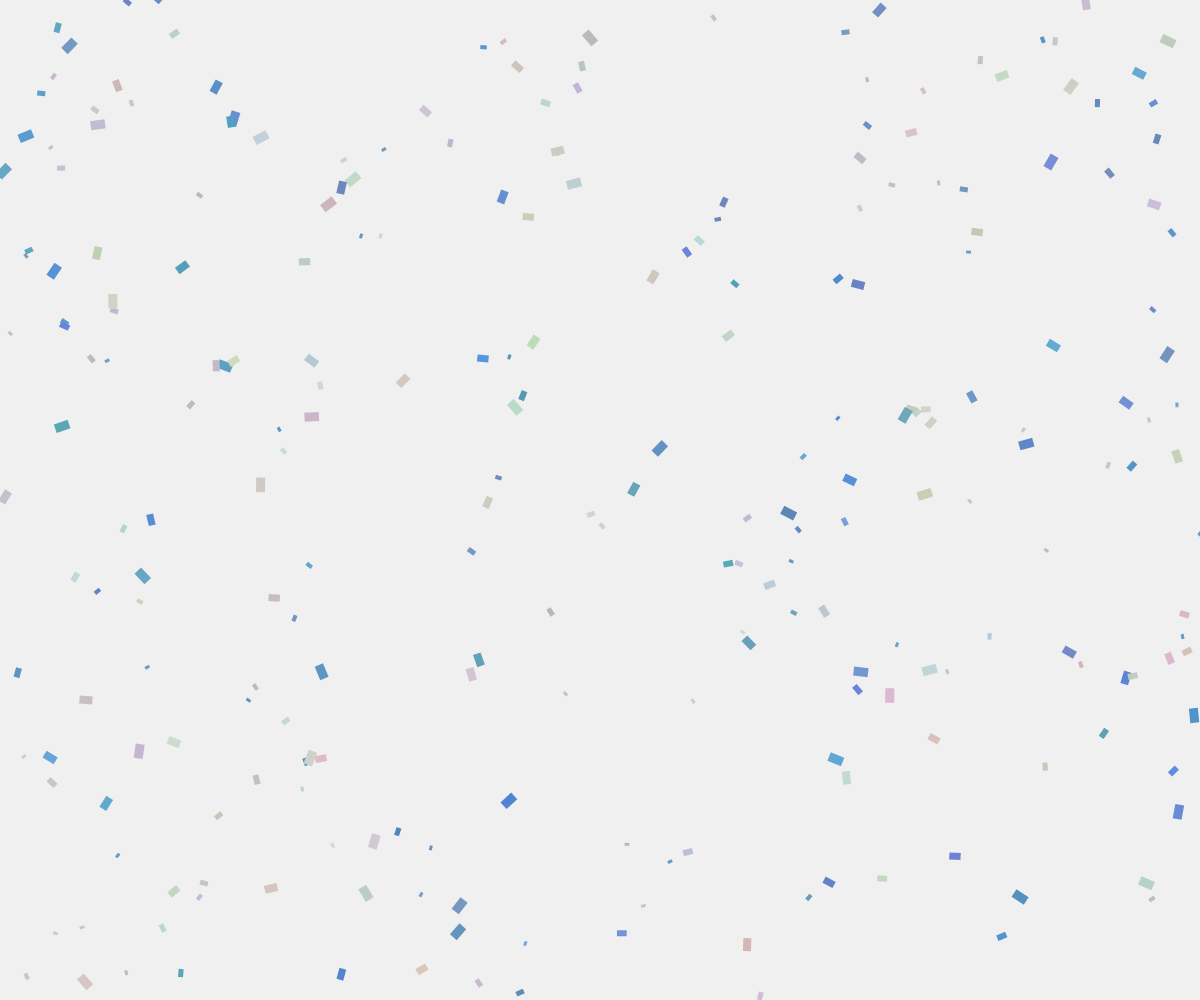
Frame 1 (no input)
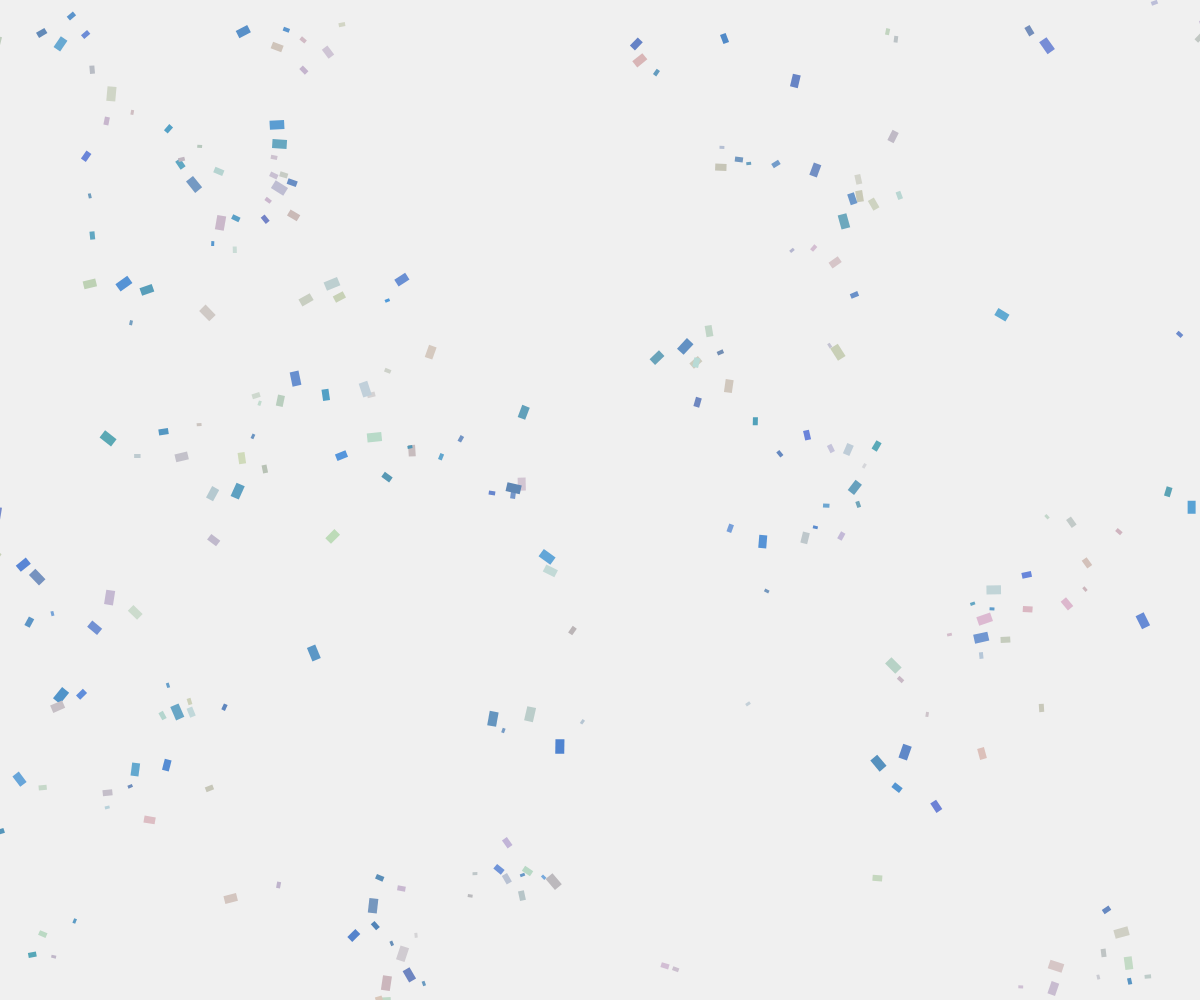
Frame 60 (no input)
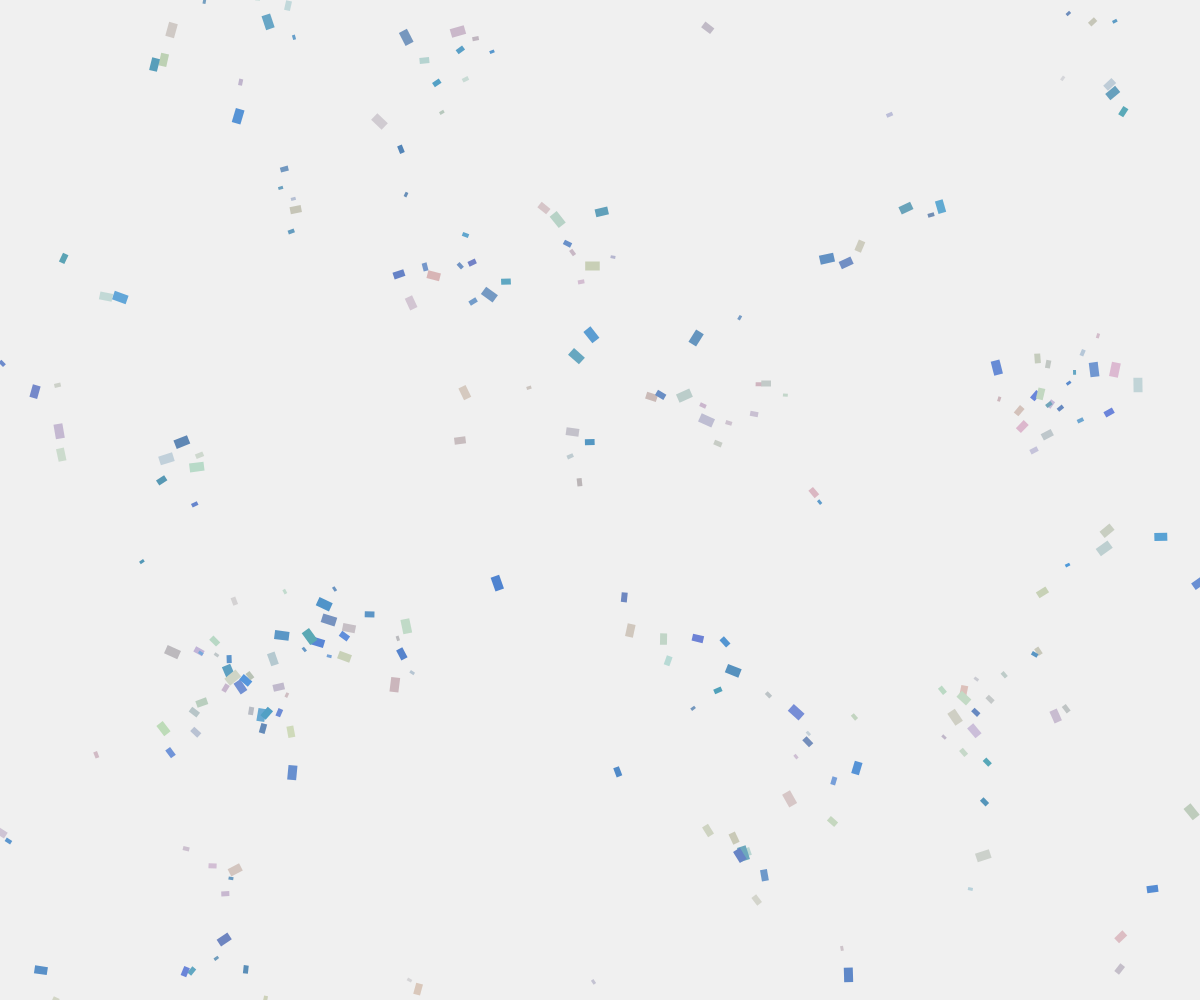
Frame 120 (the mouse pressed at the canvas centre since frame 60)

The p5.js sketch that drew these frames (run headless with seeded random() and noise() and a simulated clock; from frame 60 on, the mouse is pressed at the canvas centre):

// p5.js sketch
// ── sketch.js
// majority of algorithm from Daniel Shiffman's Nature of Code script
// https://natureofcode.com

let flock;

function setup() {
  createCanvas(windowWidth, windowHeight);
  flock = new Flock(250);
}

function draw() {
  background(240);
  flock.run();
}

class Flock {

  constructor(size) {
    this.boids = []
    for (let i = 0; i < size; i++) {
      let boid = new Boid(random(width), random(height));;
      this.boids.push(boid)
    }
  }

  run() {
    for (let i = 0; i < this.boids.length; i++) {
      this.boids[i].run(this.boids);
    }
  }
}

class Boid {

  constructor(x, y) {
    this.color = this.generateColor();
    this.acceleration = createVector(0, 0);
    this.velocity = createVector(random(-1, 1), random(-1, 1));
    this.position = createVector(x, y);
    this.berth = int(random(3, 10));
    this.maxspeed = 13;
    this.maxforce = 0.2;
  }

  generateColor() {
    let pallete = [
      [100, 150, 200],
      [200, 200, 200],
    ];
    let selection = pallete[int(random(pallete.length))];
    //vary color slightly
    let color = [
      selection[0] + random(-20, 20),
      selection[1] + random(-20, 20),
      selection[2] + random(-20, 20),
    ];
    return color;
  }

  run(boids) {
    this.flock(boids);
    this.update();
    this.border();
    this.render();
  }

  applyForce(force) {
    this.acceleration.add(force);
  }

  flock(boids) {
    let seperated = this.seperate(boids);
    let aligned = this.align(boids);
    let cohesed = this.cohesion(boids);
    seperated.mult(1.5);
    aligned.mult(1.0);
    cohesed.mult(1.3);
    this.applyForce(seperated);
    this.applyForce(aligned);
    this.applyForce(cohesed);
  }

  update() {
    this.velocity.add(this.acceleration);
    this.velocity.limit(this.maxspeed);
    this.position.add(this.velocity);
    this.acceleration.mult(0);
  }

  seek(target) {
    // desired vector pointing from the location to the target
    let desired = p5.Vector.sub(target,this.position);
    desired.normalize();
    desired.mult(this.maxspeed);
    // Steering = Desired minus Velocity
    let steer = p5.Vector.sub(desired, this.velocity);
    steer.limit(this.maxforce);
    return steer;
  }

  render() {
    // Draw a triangle rotated in the direction of velocity
    let theta = this.velocity.heading() + radians(90);
    fill(this.color[0], this.color[1], this.color[2]);
    noStroke();
    push();
    translate(this.position.x, this.position.y);
    rotate(theta);
    rect(0, 0, this.berth, this.berth * 1.618);
    pop();
  }

  border() {
     if (this.position.x < -this.berth) {
       this.position.x = width + this.berth;
     } else if (this.position.y < -this.berth) {
       this.position.y = height + this.berth;
     } else if (this.position.x > width + this.berth) {
       this.position.x = -this.berth;
     } else if (this.position.y > height + this.berth) {
       this.position.y = -this.berth;
    }
  }

  seperate(boids) {
    let desiredseparation = 25.0;
    let steer = createVector(0, 0);
    let count = 0;
    // For every boid in the system, check if it's too close
    for (let i = 0; i < boids.length; i++) {
      let d = p5.Vector.dist(this.position,boids[i].position);
      // If the distance is greater than 0 and less than an arbitrary amount (0 when you are yourself)
      if ((d > 0) && (d < desiredseparation)) {
        // Calculate vector pointing away from neighbor
        let diff = p5.Vector.sub(this.position, boids[i].position);
        diff.normalize();
        diff.div(d);        // Weight by distance
        steer.add(diff);
        count++;            // Keep track of how many
      }
    }
    // Average -- divide by how many
    if (count > 0) {
      steer.div(count);
    }

    // As long as the vector is greater than 0
    if (steer.mag() > 0) {
      // Implement Reynolds: Steering = Desired - Velocity
      steer.normalize();
      steer.mult(this.maxspeed);
      steer.sub(this.velocity);
      steer.limit(this.maxforce);
    }
    return steer;
  }

  align(boids) {
    let neighbordist = 25;
    let sum = createVector(0,0);
    let count = 0;
    for (let i = 0; i < boids.length; i++) {
      let d = p5.Vector.dist(this.position,boids[i].position);
      if ((d > 0) && (d < neighbordist)) {
        sum.add(boids[i].velocity);
        count++;
      }
    }
    if (count > 0) {
      sum.div(count);
      sum.normalize();
      sum.mult(this.maxspeed);
      let steer = p5.Vector.sub(sum, this.velocity);
      steer.limit(this.maxforce);
      return steer;
    } else {
      return createVector(0, 0);
    }
  }

  cohesion(boids) {
    let neighbordist = 50;
    let sum = createVector(0, 0);
    let count = 0;
    for (let i = 0; i < boids.length; i++) {
      let d = p5.Vector.dist(this.position,boids[i].position);
      if ((d > 0) && (d < neighbordist)) {
        sum.add(boids[i].position);
        count++;
      }
    }
    if (count > 0) {
      sum.div(count);
      return this.seek(sum);
    } else {
      return createVector(0, 0);
    }
  }

}

function windowResized(){
  resizeCanvas(windowWidth, windowHeight);
}
